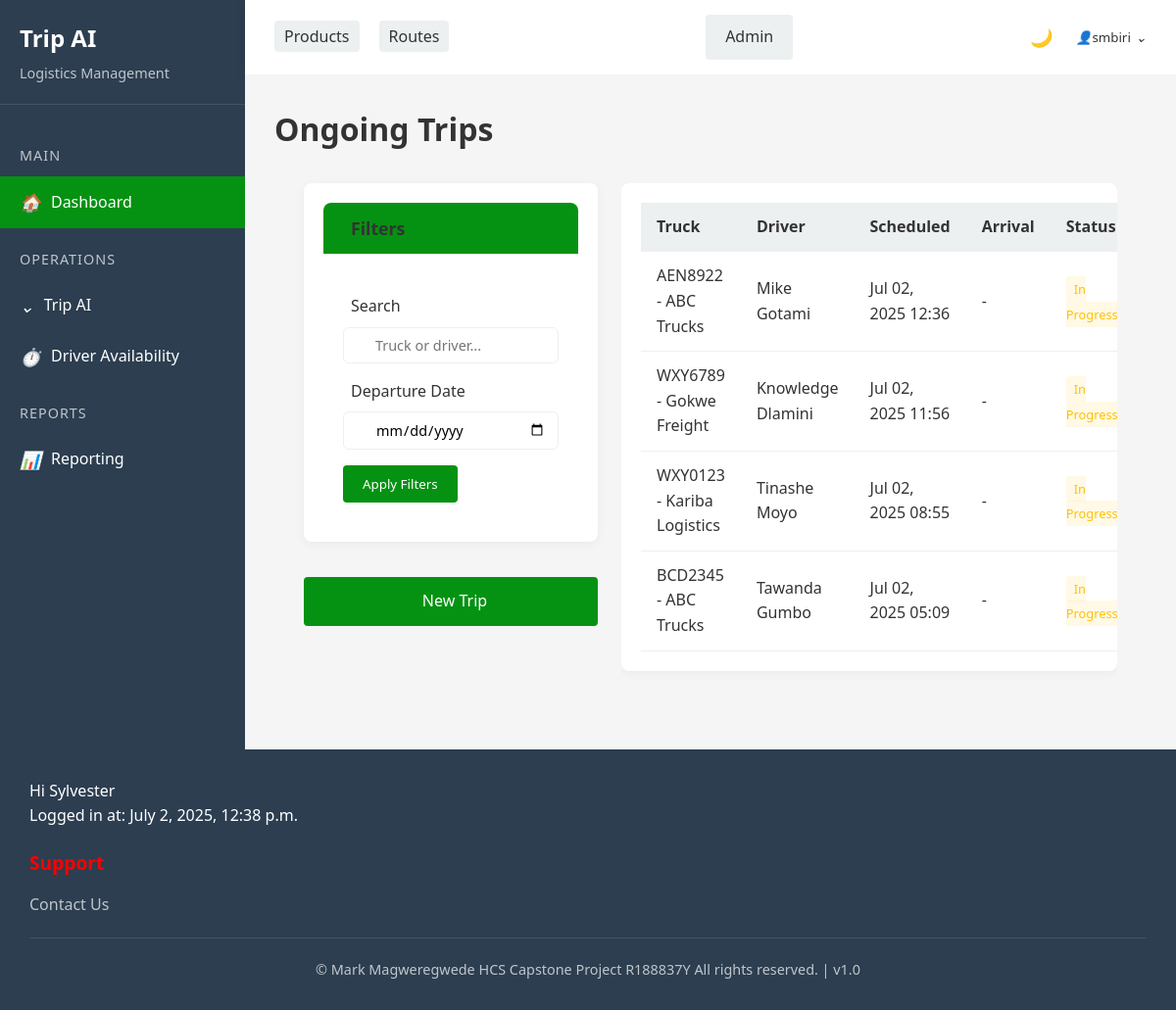
Page /app/trip/ (signed in) on the committed database.
### triplog/models.py (models this page shows, shortened)
class Trip(models.Model):
    truck = models.ForeignKey(Truck, on_delete=models.CASCADE, related_name="trips")
    driver = models.ForeignKey(Driver, on_delete=models.CASCADE, related_name="trips")
    departure_time = models.DateTimeField()
    arrival_time = models.DateTimeField(null=True, blank=True)
    status = models.CharField(max_length=20, choices=[("Ongoing", "Ongoing"), ("Completed", "Completed")], default="Ongoing")
    clerk = models.ForeignKey("auth.User",on_delete=models.CASCADE)
    def get_absolute_url(self):
        return reverse("trip_detail", kwargs={"pk": self.pk})

class Truck(models.Model):
    plate_number = models.CharField(max_length=7, unique=True)
    capacity_kg = models.FloatField()
    truck_company = models.ForeignKey(TruckCompany, on_delete=models.CASCADE, related_name="trucks")
    status = models.CharField(max_length=50, choices=[("Active", "Active"),("In Use", "In Use"),("Maintenance", "Maintenance")])
    def __str__(self):
        return f"{self.plate_number} - {self.truck_company.name}"

class TruckCompany(models.Model):
    name = models.CharField(max_length=255)
    contact = models.CharField(max_length=20)
    email = models.CharField(max_length=30)
    address = models.CharField(max_length=255)

class Driver(models.Model):
    name = models.CharField(max_length=255)
    license_number = models.CharField(max_length=10, unique=True)
    assigned_truck = models.OneToOneField(
        Truck, on_delete=models.SET_NULL, null=True, blank=True,unique=True)
    contact = models.CharField(max_length=10)
    def __str__(self):
        return self.name

### triplog/views.py (the view)
# urls.py: path("trip/", TripListView.as_view(), name="trip_list"),
class TripListView(ClerkOrManagerRequiredMixin, ListView):
    model = Trip
    template_name = "trip/trip_list.html"
    context_object_name = "trip_list"
    paginate_by = 10
    def get_queryset(self):
        queryset = super().get_queryset()
        queryset = queryset.filter(status="Ongoing")
        search_query = self.request.GET.get('search')
        if search_query:
            queryset = queryset.filter(
                Q(truck__plate_number__icontains=search_query) |
                Q(driver__name__icontains=search_query)
            )
        departure_date = self.request.GET.get('departure_date')
        if departure_date:
            try:
                date_obj = datetime.strptime(departure_date, '%Y-%m-%d').date()
                queryset = queryset.filter(departure_time__date=date_obj)
            except ValueError:
                pass
        if self.request.GET.get('sort') == 'departure_time':
            queryset = queryset.order_by('departure_time')
        else:
            queryset = queryset.order_by('-departure_time')
        return queryset.select_related('truck', 'driver')
    def get_context_data(self, **kwargs):
        context = super().get_context_data(**kwargs)
        context['status'] = "ongoing"
        return context

### triplog/templatetags/user_groups.py (called while the page is built)
@register.filter
def is_clerk_or_manager(user):
    if not user.is_authenticated:
        return False
    return user.groups.filter(name__in=['clerks', 'managers']).exists()

### triplog/utils/permissions.py (called while the page is built)
def is_clerk(user):
    return user.groups.filter(name='clerks').exists()

def is_clerk_or_manager(user):
    return is_clerk(user) or is_manager(user)

    def test_func(self):
        return is_clerk_or_manager(self.request.user)

### templates/trip/trip_list.html (shortened to what this page needs)
{% extends 'base.html' %}
{% block content %}
<h1>Ongoing Trips</h1>
<div class="content-area">
    <div class="trips-layout">
        <div class="filters-column">
            <div class="card filter-card">
                <div class="card-header">
                    <h2> Filters</h2>
                </div>
                <div class="card-body">
                    <form method="get" class="filter-form">
                        <div class="filter-group">
                            <label for="search"> Search</label>
                            <div class="input-with-icon">
                                <input type="text" id="search" name="search" placeholder="Truck or driver..."
                                    value="{{ request.GET.search }}" class="form-control">
                            </div>
                        </div>
                        <div class="filter-group">
                            <label for="departure_date"> Departure Date</label>
                            <input type="date" id="departure_date" name="departure_date"
                                value="{{ request.GET.departure_date }}" class="form-control">
                        </div>
                        <div class="filter-actions">
                            <button type="submit" class="btn btn-primary">
                                 Apply Filters
                            </button>
                        </div>
                    </form>
                </div>
            </div>
            {% if user.is_authenticated %}
            <a href="{% url 'trip_new' %}" class="btn btn-primary btn-new-trip">
                 New Trip
            </a>
            {% endif %}
        </div>
        <div class="table-column">
            <div class="card">
                <div class="card-body">
                    <div class="table-responsive">
                        <table class="trip-table">
                            <thead>
                                <tr>
                                    <th>Truck</th>
                                    <th>Driver</th>
                                    <th>Scheduled
                                    </th>
                                    <th>Arrival</th>
                                    <th>Status</th>
                                </tr>
                            </thead>
                            <tbody>
                                {% for trip in trip_list %}
                                <tr class="clickable-row" data-href="{{ trip.get_absolute_url }}">
                                    <td>
                                        <a href="{{ trip.get_absolute_url }}" class="trip-link">
                                             {{ trip.truck }}
                                        </a>
                                    </td>
                                    <td>
                                         {{ trip.driver }}
                                    </td>
                                    <td>{{ trip.departure_time|date:"M d, Y H:i" }}</td>
                                    <td>{{ trip.arrival_time|date:"M d, Y H:i"|default:"-" }}</td>
                                    <td>
                                        <span
                                            class="status-badge {% if trip.arrival_time %}completed{% else %}in-progress{% endif %}">
                                            {% if trip.arrival_time %}Completed{% else %}In Progress{% endif %}
                                        </span>
                                    </td>
                                </tr>
                                {% endfor %}
                            </tbody>
                        </table>
                    </div>
                </div>
            </div>
        </div>
    </div>
</div>
{% endblock %}

### templates/base.html (shortened to what this page needs)
{% load static %}
{% load user_groups %}
<!DOCTYPE html>
<html lang="en">
<head>
    <link rel="stylesheet" href="{% static 'css/style.css' %}">
</head>
<body>
    <div class="container">
        {% if user.is_authenticated %}
        <aside class="sidebar">
            <div onclick="window.location.href='/';" style="cursor: pointer;" class="sidebar-header">
                <h2>Trip AI</h2>
                <p>Logistics Management</p>
            </div>
            <div class="sidebar-menu">
                {% if user|is_clerk_or_manager %}
                <div class="menu-category">Main</div>
                <div class="menu-item active" onclick="window.location.href='/app'">
                    <i class="icon-home"></i>
                    <span>Dashboard</span>
                </div>
                {% endif %}
                <div class="menu-category">Operations</div>
                {% if user|is_clerk_or_manager %}
                <div class="menu-item" onclick="toggleSubmenu('trip-ai-menu')">
                    <i class="icon-chevron"></i>
                    <span>Trip AI</span>
                </div>
                {% endif %}
                <div class="menu-item" onclick="navigateToDriverAvailability();">
                    <i class="icon-availability"></i>
                    <span>Driver Availability</span>
                </div>
                <div class="menu-category">Reports</div>
                <div class="menu-item" onclick="window.location.href='/app/reporting/';">
                    <i class="icon-reporting"></i>
                    <span>Reporting</span>
                </div>
            </div>
        </aside>
        {% endif %}
        <main class="main-content">
            <nav class="navbar">
                {% if user|is_clerk_or_manager %}
                <ul class="nav-links">
                    <li><a href="{% url 'product_list'  %}" class="btn btn-secondary">Products</a></li>
                    <li><a href="{% url 'route_list'  %}" class="btn btn-secondary">Routes</a></li>
                </ul>
                {% endif %}
                <a href="/admin" class="btn btn-secondary" target=" _blank">Admin</a>
                <div class="user-actions">
                    <div class="dark-mode-toggle" id="darkModeToggle">
                        <i class="icon-moon"></i>
                    </div>
                    <div class="user-dropdown">
                        <button class="dropdown-btn">
                            <i class="icon-user"></i>
                            {% if user.is_authenticated %}
                            {{ user.username }}
                            {% else %}
                            Guest
                            {% endif %}
                            <i class="icon-chevron"></i>
                        </button>
                    </div>
                </div>
            </nav>
            <div class="content-area" id="content-area">
                {% block content %}
                {% endblock %}
            </div>
        </main>
    </div>
    <footer>
        <div class="footer-section">
            {% if user.is_authenticated %}
            <p>Hi {{ user.first_name }}</p>
            <p>Logged in at: {{ user.last_login }}</p>
            {% endif %}
        </div>
        <div class="footer-section">
            <h3>Support</h3>
            <ul>
                <li><a href="#">Contact Us</a></li>
            </ul>
        </div>
        <div class="footer-bottom">
            <p>&copy; Mark Magweregwede HCS Capstone Project R188837Y All rights reserved. | v1.0</p>
        </div>
    </footer>
</body>
</html>

### static/css/style.css (style rules this page uses)
:root { --primary-color: rgb(5, 146, 18); --secondary-color: rgb(6, 208, 1); --accent-color: rgb(155, 236, 0); --highlight-color: rgb(252, 0, 0); --dark-color: #2c3e50; --light-color: #ecf0f1; --text-color: #333; --bg-color: #f5f5f5; --card-bg: white; --footer-bg: var(--dark-color); --footer-text: white; }
* { margin: 0; padding: 0; box-sizing: border-box; font-family: 'Segoe UI', Tahoma, Geneva, Verdana, sans-serif; }
body { background-color: var(--bg-color); color: var(--text-color); line-height: 1.6; display: flex; flex-direction: column; min-height: 100vh; transition: background-color 0.3s, color 0.3s; }
a { text-decoration: none; color: inherit; }
.container { display: flex; flex: 1; }
.sidebar { width: 250px; background-color: var(--dark-color); color: white; padding: 20px 0; transition: all 0.3s; }
.sidebar-header { padding: 0 20px 20px; border-bottom: 1px solid rgba(255, 255, 255, 0.1); }
.sidebar-header h2 { font-size: 1.5rem; margin-bottom: 5px; }
.sidebar-header p { color: rgba(255, 255, 255, 0.7); font-size: 0.9rem; }
.sidebar-menu { padding: 20px 0; }
.menu-category { padding: 10px 20px; color: rgba(255, 255, 255, 0.7); font-size: 0.9rem; text-transform: uppercase; letter-spacing: 1px; margin-top: 10px; }
.menu-item { padding: 12px 20px; display: flex; align-items: center; cursor: pointer; transition: all 0.3s; }
.menu-item.active { background-color: var(--primary-color); }
.menu-item i { margin-right: 10px; font-size: 1.1rem; }
.main-content { flex: 1; display: flex; flex-direction: column; }
.navbar { background-color: var(--card-bg); padding: 15px 30px; display: flex; justify-content: space-between; align-items: center; box-shadow: 0 2px 10px rgba(0, 0, 0, 0.1); transition: background-color 0.3s; }
.nav-links { display: flex; list-style: none; }
.nav-links li { margin-right: 20px; }
.nav-links a { color: var(--text-color); font-weight: 500; padding: 5px 10px; border-radius: 4px; transition: all 0.3s; }
.user-actions { display: flex; align-items: center; gap: 15px; }
.dark-mode-toggle { display: flex; align-items: center; cursor: pointer; color: var(--text-color); }
.dark-mode-toggle i { margin-right: 5px; font-size: 1.1rem; }
.user-dropdown { position: relative; display: inline-block; }
.dropdown-btn { background-color: transparent; border: none; cursor: pointer; display: flex; align-items: center; color: var(--text-color); font-weight: 500; }
.dropdown-btn i { margin-left: 5px; }
.content-area { flex: 1; padding: 30px; background-color: var(--bg-color); transition: background-color 0.3s; }
.btn { padding: 10px 20px; border-radius: 4px; border: none; cursor: pointer; font-weight: 500; transition: all 0.3s; }
.btn-primary { background-color: var(--primary-color); color: white; }
.btn-secondary { background-color: var(--light-color); color: var(--text-color); }
.card { background-color: var(--card-bg); border-radius: 8px; box-shadow: 0 2px 10px rgba(0, 0, 0, 0.05); padding: 20px; margin-bottom: 20px; transition: background-color 0.3s, box-shadow 0.3s; }
.card-header { display: flex; justify-content: space-between; align-items: center; margin-bottom: 20px; padding-bottom: 15px; border-bottom: 1px solid var(--light-color); }
.card-header h2 { font-size: 1.3rem; color: var(--text-color); }
table { width: 100%; border-collapse: collapse; }
th, td { padding: 12px 15px; text-align: left; border-bottom: 1px solid var(--light-color); }
th { background-color: var(--light-color); font-weight: 600; }
footer { background-color: var(--footer-bg); color: var(--footer-text); padding: 30px; margin-top: auto; transition: background-color 0.3s, color 0.3s; }
.footer-section { flex: 1; min-width: 250px; margin-bottom: 20px; }
.footer-section h3 { margin-bottom: 15px; font-size: 1.2rem; color: var(--highlight-color); }
.footer-section ul { list-style: none; }
.footer-section ul li { margin-bottom: 10px; }
.footer-section ul li a { color: rgba(255, 255, 255, 0.7); transition: all 0.3s; }
.footer-bottom { text-align: center; padding-top: 20px; border-top: 1px solid rgba(255, 255, 255, 0.1); margin-top: 20px; color: rgba(255, 255, 255, 0.7); font-size: 0.9rem; }
.icon-home::before { content: "🏠"; }
.icon-user::before { content: "👤"; }
.icon-availability::before { content: "⏱️"; }
.icon-reporting::before { content: "📊"; }
.icon-chevron::before { content: "⌄"; }
.icon-moon::before { content: "🌙"; }

### rows in the picture
Trip: truck "AEN8922 - ABC Trucks", driver "Mike Gotami", departure_time "Jul 02, 2025 12:36", arrival_time "-", shows "In Progress"
Trip: truck "WXY6789 - Gokwe Freight", driver "Knowledge Dlamini", departure_time "Jul 02, 2025 11:56", arrival_time "-", shows "In Progress"
Trip: truck "WXY0123 - Kariba Logistics", driver "Tinashe Moyo", departure_time "Jul 02, 2025 08:55", arrival_time "-", shows "In Progress"
Trip: truck "BCD2345 - ABC Trucks", driver "Tawanda Gumbo", departure_time "Jul 02, 2025 05:09", arrival_time "-", shows "In Progress"

### other values in the picture
{{ user.username }} "smbiri"
{{ user.first_name }} "Sylvester"
{{ user.last_login }} "July 2, 2025, 12:38 p.m."
